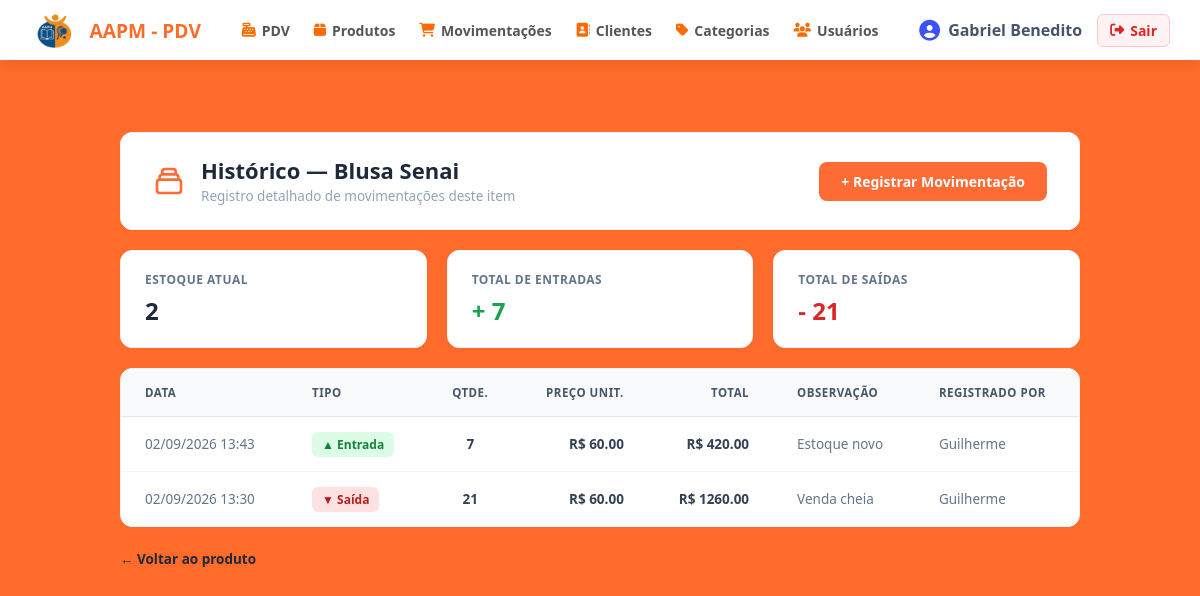
/movimentacoes/produto/2 (signed in), run on an earlier commit of the app's database.
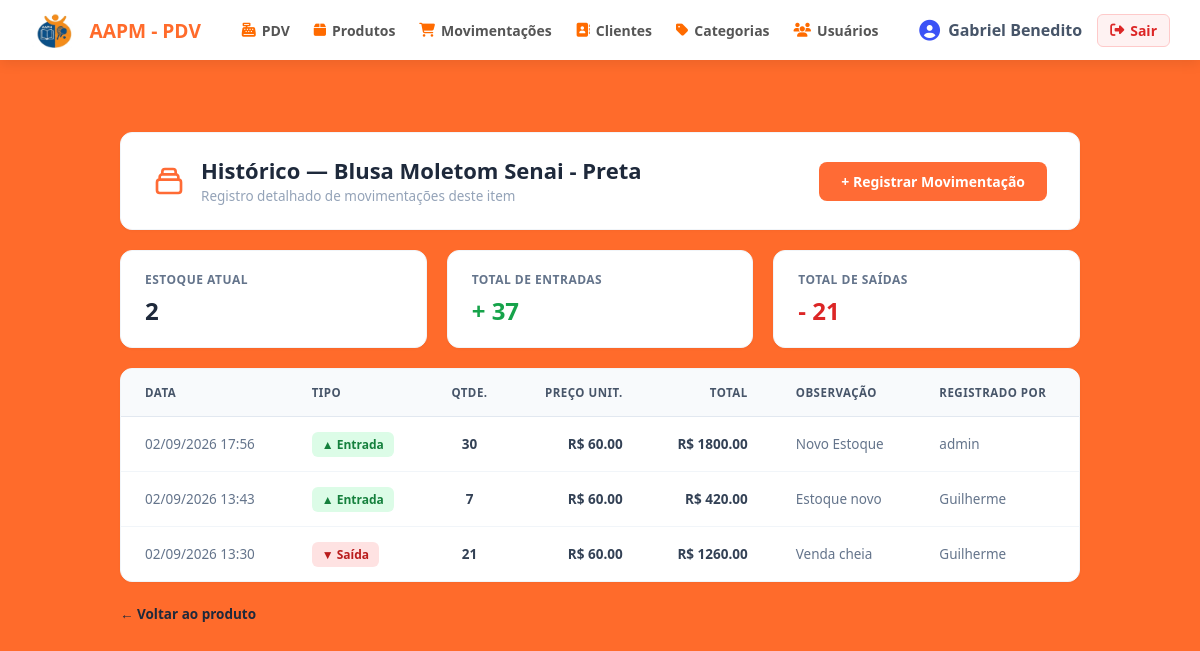
And on a later commit of the database.
### app/models/produto.py (models this page shows, shortened)
class Produto(Base):
    __tablename__ = "produtos"
    id = Column(Integer, primary_key=True, autoincrement=True, index=True)
    nome = Column(String(150), nullable=False, index=True)
    preco = Column(Float, nullable=False, default=0.0)
    estoque_atual = Column(Integer, nullable=False, default=0)
    ativo = Column(Boolean, default=True)
    imagem_path = Column(String(255), nullable=True)
    categoria_id = Column(Integer, ForeignKey("categorias.id", ondelete="SET NULL"), nullable=True )
    categoria = relationship("Categoria", back_populates="produtos")

### app/models/movimentacao.py (models this page shows, shortened)
class Movimentacao(Base):
    __tablename__ = "movimentacoes"
    id         = Column(Integer, primary_key=True, index=True)
    tipo       = Column(
        Enum(TipoMovimentacao),
        nullable=False
    )
    quantidade = Column(Integer, nullable=False)
    preco_unitario = Column(Float, nullable=False, default=0.0)
    observacao = Column(String(255), nullable=True)
    criado_em  = Column(DateTime, server_default=func.now())
    produto_id = Column(
        Integer,
        ForeignKey("produtos.id", ondelete="CASCADE"),
        nullable=False
    )
    usuario_id = Column(
        Integer,
        ForeignKey("usuarios.id", ondelete="SET NULL"),
        nullable=True
    )
    produto = relationship("Produto", backref="movimentacoes")
    usuario = relationship("Usuario", backref="movimentacoes")

### app/models/usuarios.py (models this page shows)
class Usuario(Base):
    __tablename__ = "usuarios"
    id = Column(Integer, primary_key=True, autoincrement=True)
    nome = Column(String(100), nullable=False)
    email = Column(String(150), unique=True, nullable=False)
    senha_hash = Column(String(255), nullable=False)
    role = Column(String(20), nullable=False, default="operador")
    ativo = Column(Boolean, default=True)
    criando_em = Column(DateTime, server_default=func.now())

### app/controllers/movimentacao_controller.py (the view)
@router.get("/produto/{produto_id}")
def historico_produto(
    produto_id: int,
    request: Request,
    db: Session = Depends(get_db),
    usuario = Depends(get_usuario_logado)
):
    produto = db.query(Produto).filter(Produto.id == produto_id).first()
    if not produto:
        return RedirectResponse(url="/produtos", status_code=302)
    movimentacoes = (
        db.query(Movimentacao)
        .filter(Movimentacao.produto_id == produto_id)
        .order_by(Movimentacao.criado_em.desc())
        .all()
    )
    total_entradas = sum(
        m.quantidade for m in movimentacoes
        if m.tipo == TipoMovimentacao.ENTRADA
    )
    total_saidas = sum(
        m.quantidade for m in movimentacoes
        if m.tipo == TipoMovimentacao.SAIDA
    )
    return templates.TemplateResponse(
        request,
        "movimentacoes/historico.html",
        {
            "request":        request,
            "usuario":        usuario,
            "produto":        produto,
            "movimentacoes":  movimentacoes,
            "total_entradas": total_entradas,
            "total_saidas":   total_saidas,
        }
    )

### app/templates/movimentacoes/historico.html (shortened to what this page needs)
{% extends "base.html" %}
{% block content %}
<link rel="stylesheet" href="{{ url_for('static', path='css/historico_produtos.css') }}">
<div class="historico-wrapper">
    <div class="hist-header-card">
        <div class="hist-header-left">
            <div>
                <h1 class="hist-header-title">Histórico — {{ produto.nome }}</h1>
                <p class="hist-header-subtitle">Registro detalhado de movimentações deste item</p>
            </div>
        </div>
        <a href="/movimentacoes/nova?produto_id={{ produto.id }}" class="hist-btn-primary">
            + Registrar Movimentação
        </a>
    </div>
    <div class="hist-metrics-grid">
        <div class="metric-card">
            <span class="metric-label">Estoque Atual</span>
            <span class="metric-value">{{ produto.estoque_atual }}</span>
        </div>
        <div class="metric-card">
            <span class="metric-label">Total de Entradas</span>
            <span class="metric-value entrada">+ {{ total_entradas }}</span>
        </div>
        <div class="metric-card">
            <span class="metric-label">Total de Saídas</span>
            <span class="metric-value saida">- {{ total_saidas }}</span>
        </div>
    </div>
    <div class="hist-table-card">
        <table class="hist-table">
            <thead>
                <tr>
                    <th>DATA</th>
                    <th>TIPO</th>
                    <th style="text-align: center;">QTDE.</th>
                    <th style="text-align: right;">PREÇO UNIT.</th>
                    <th style="text-align: right;">TOTAL</th>
                    <th>OBSERVAÇÃO</th>
                    <th>REGISTRADO POR</th>
                </tr>
            </thead>
            <tbody>
                {% for m in movimentacoes %}
                <tr>
                    <td style="color: #64748b;">{{ m.criado_em.strftime('%d/%m/%Y %H:%M') }}</td>
                    <td>
                        {% if m.tipo.value == 'entrada' or m.tipo == 'entrada' %}
                            <span class="hist-badge-entrada">▲ Entrada</span>
                        {% else %}
                            <span class="hist-badge-saida">▼ Saída</span>
                        {% endif %}
                    </td>
                    <td style="text-align: center; font-weight: 600;">{{ m.quantidade }}</td>
                    <td style="text-align: right; font-weight: 600;">R$ {{ "%.2f"|format(m.preco_unitario) }}</td>
                    <td style="text-align: right; font-weight: 600;">R$ {{ "%.2f"|format(m.valor_total) }}</td>
                    <td style="color: #64748b;">{{ m.observacao or "—" }}</td>
                    <td style="color: #64748b;">{{ m.usuario.nome if m.usuario else "—" }}</td>
                </tr>
                {% endfor %}
            </tbody>
        </table>
    </div>
    <div class="hist-back-box">
        <a href="/produtos/{{ produto.id }}" class="hist-back-link">
            ← Voltar ao produto
        </a>
    </div>
</div>
{% endblock %}

What changed in the data, as far as the page shows it:
changed Produto: nome "Blusa Senai" → "Blusa Moletom Senai - Preta"
added Movimentacao: criado_em "02/09/2026 17:56", tipo "▲ Entrada", quantidade "30", preco_unitario "60.00", valor_total "1800.00", observacao "Novo Estoque", usuario "admin"
Also different on the page:
{{ total_entradas }}: "7" → "37"
